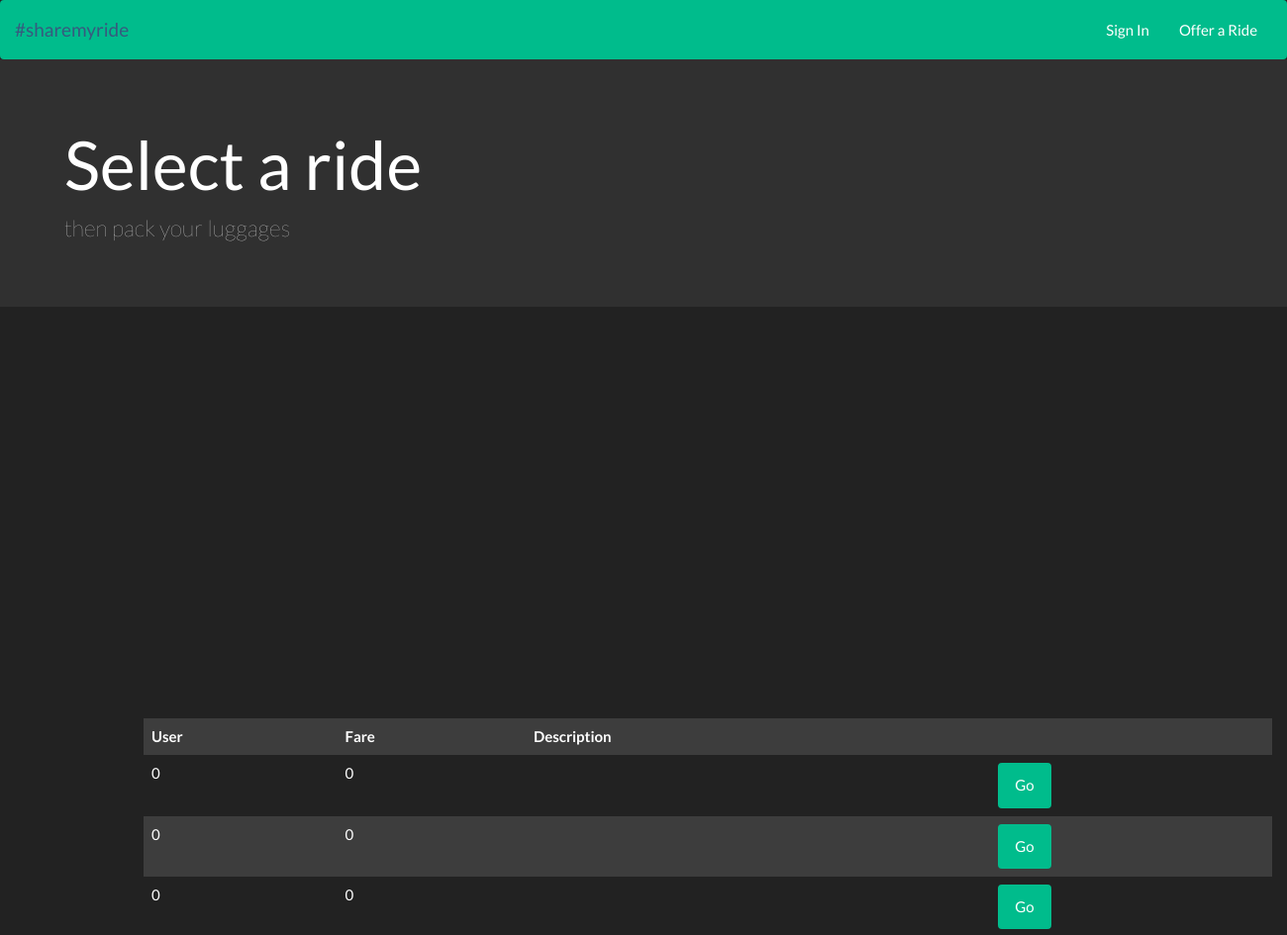
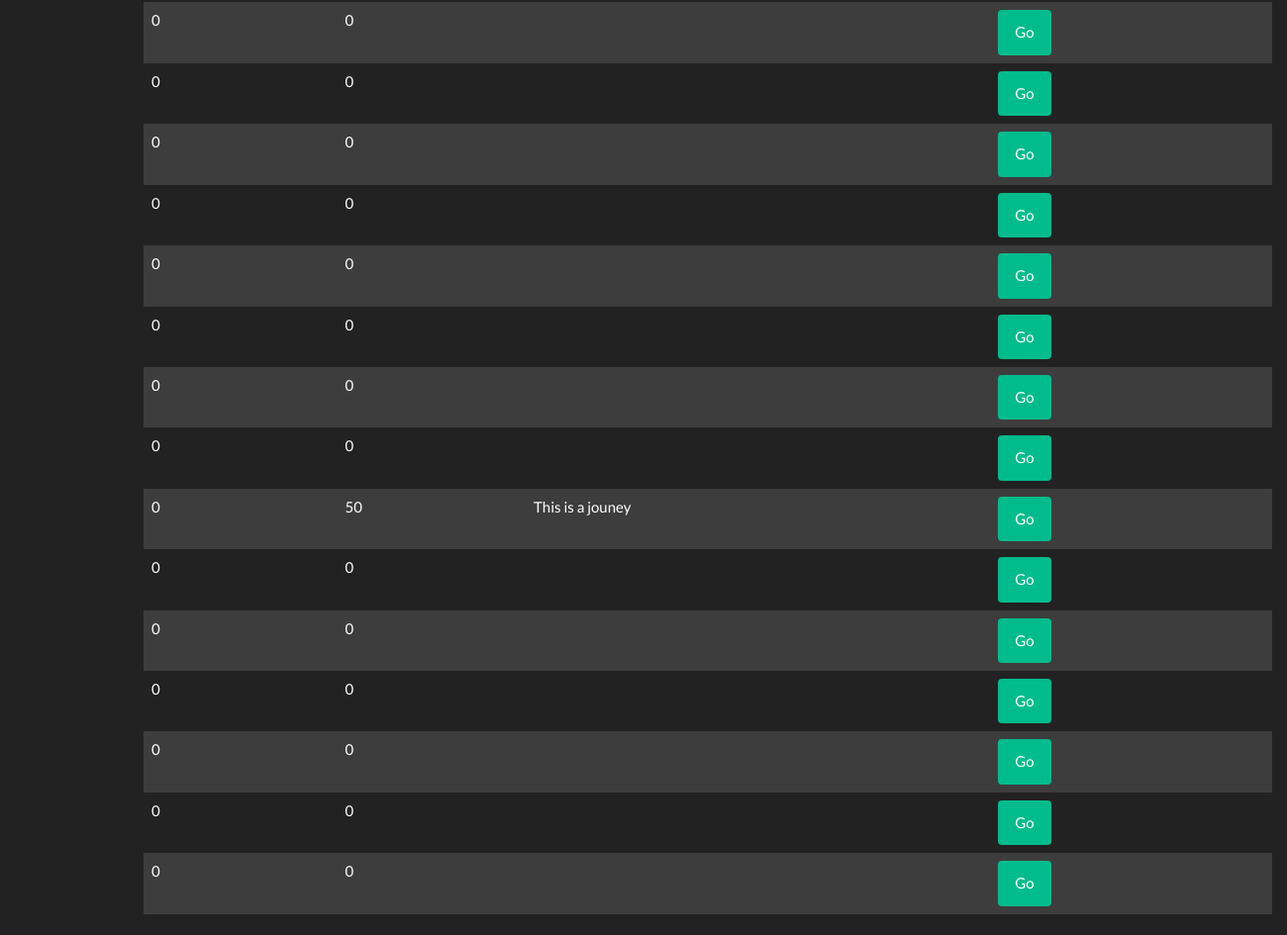
Page /select_ride.php on the committed database (2 pictures, top to bottom).
### tables this page shows
CREATE TABLE `journey` (
  `j_id` int(11) NOT NULL,
  `j_start` varchar(1024) NOT NULL,
  `j_finish` varchar(1024) NOT NULL,
  `j_date` date NOT NULL,
  `j_time` time NOT NULL,
  `j_fare` float NOT NULL,
  `j_desc` varchar(1024) NOT NULL,
  `u_id` int(11) NOT NULL,
  `v_id` int(11) NOT NULL
);

### select_ride.php (the view, shortened to what this page needs)
<!DOCTYPE html>
<html lang="en">
  <head>
    <link href="css/bootstrap.min.css" rel="stylesheet">
<link href="css/styles.css" rel="stylesheet"  />
  </head>
  <body>
     <nav class="navbar navbar-inverse">
  <div class="container-fluid">
    <div class="navbar-header">
      <a class="navbar-brand" >#sharemyride</a>
    </div>
    <div class="collapse navbar-collapse" id="bs-example-navbar-collapse-2">
  <ul class="nav navbar-nav navbar-right">
    <li><a href="main.php" data-vivaldi-spatnav-clickable="1">Offer a Ride</a></li>
  </ul>
      <ul class="nav navbar-nav navbar-right">
        <li><a href="index.php" data-vivaldi-spatnav-clickable="1">Sign In</a></li>
      </ul>
    </div>
  </div>
</nav>
    <div class="jumbotron">
      <div id="headp">
      <h1>Select a ride</h1>
      <p>then pack your luggages</p>
  </div>
  </div>
  <div class='container' style='margin-left:10%;margin-right:10%;'>
  <form method = 'post' action = 'book.php'>
  <table class="table table-striped table-hover ">
  <?php
  $servername = "localhost";
  $username = "root";
  $password = "";
  $conn = mysqli_connect($servername, $username, $password,"carpooldb");
      $sqli = 'select * from journey where j_start = "'. $_POST["j_start"].'"';
      $abc = mysqli_query($conn,$sqli);
      if(!$abc)
      {
        echo "<br/><blockquote><h4 class='text-success'>&lt/&gt &nbsp&nbspThere's nothing here... <h4></blockquote> ";
      }
      else
      {
        echo '
          <tr>
              <th>User</th>
              <th>Fare</th>
              <th>Description</th>
              <th></th>
          </tr>
';
      while( $row = mysqli_fetch_array($abc) ) {
            echo '<a><tr><td> '. $row['u_id']. '</td><td> '. $row['j_fare']. '</td><td> '. $row['j_desc']. '<td><button class= "btn btn-success" type="submit">Go</button></td></tr><br/>';
         }
      }
?>
</table>
</form>
</div>
  </body>
</html>

### css/styles.css (style rules this page uses)
#headp { margin-left: 5%; }

### rows in the picture
journey: u "0", j_fare "0"
journey: u "0", j_fare "0"
journey: u "0", j_fare "0"
journey: u "0", j_fare "0"
journey: u "0", j_fare "0"
journey: u "0", j_fare "0"
journey: u "0", j_fare "0"
journey: u "0", j_fare "0"
journey: u "0", j_fare "0"
journey: u "0", j_fare "0"
journey: u "0", j_fare "0"
journey: u "0", j_fare "50", j_desc "This is a jouney"
journey: u "0", j_fare "0"
journey: u "0", j_fare "0"
journey: u "0", j_fare "0"
journey: u "0", j_fare "0"
journey: u "0", j_fare "0"
journey: u "0", j_fare "0"
